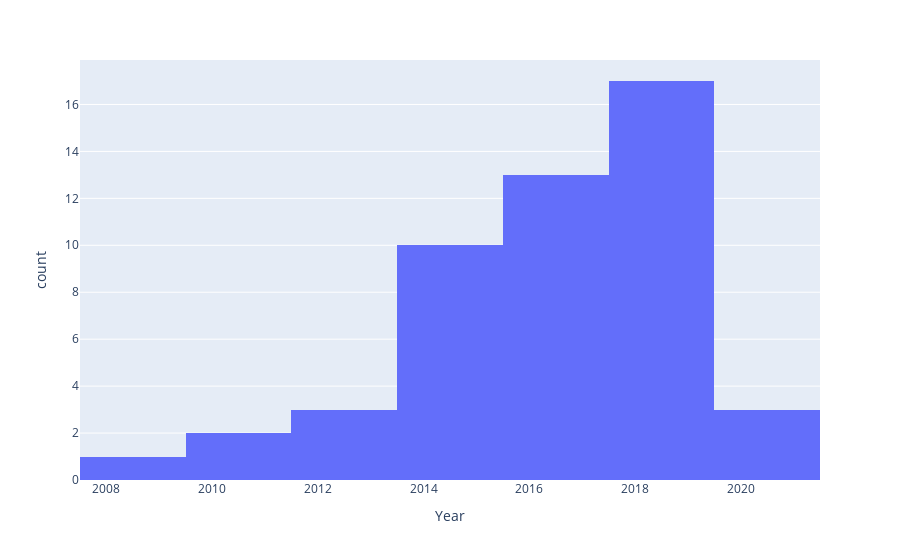

Notebook code for this chart:
### Code cell
fig = px.histogram(data, x="Year")
fig.show()

### Figure 1 — Plotly figure (JSON) as saved in the notebook; plotly's stock layout.template omitted (floating-point values rounded to 4 significant figures)
{"data": [{"alignmentgroup": "True", "bingroup": "x", "hovertemplate": "Year=%{x}<br>count=%{y}<extra></extra>", "legendgroup": "", "marker": {"color": "#636efa", "pattern": {"shape": ""}}, "name": "", "offsetgroup": "", "orientation": "v", "showlegend": false, "type": "histogram", "x": [2017, 2014, 2011, 2019, 2018, 2017, 2015, 2017, 2017, 2015, 2017, 2018, 2019, 2019, 2017, 2016, 2019, 2018, 2020, 2016, 2020, 2015, 2018, 2019, 2019, 2013, 2019, 2014, 2015, 2018, 2020, 2016, 2015, 2013, 2009, 2018, 2018, 2019, 2017, 2018, 2014, 2016, 2013, 2010, 2015, 2015, 2019, 2016, 2016], "xaxis": "x", "yaxis": "y"}], "layout": {"barmode": "relative", "legend": {"tracegroupgap": 0}, "margin": {"t": 60}, "xaxis": {"anchor": "y", "domain": [0, 1], "title": {"text": "Year"}}, "yaxis": {"anchor": "x", "domain": [0, 1], "title": {"text": "count"}}}}
